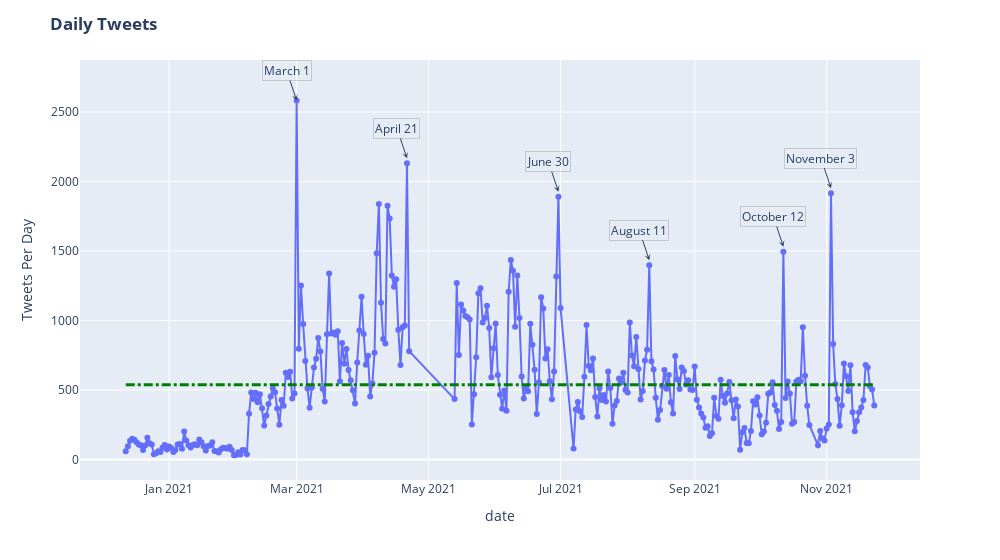

Notebook source saved alongside this figure:
### Markdown cell above
### Sentiment Over Time

### Code cell
import datetime

# Assuming df_tweets is already defined and contains a 'date' column
df_tweets['date'] = pd.to_datetime(df_tweets['date']).dt.date

# Count tweets per day
tweets_per_day = df_tweets.groupby('date').size().reset_index(name='Tweets Per Day')

# Create the plot using Plotly Express
fig = px.line(tweets_per_day, x='date', y='Tweets Per Day')

# Add a horizontal line representing the mean of tweet counts
mean_tweet_count = tweets_per_day['Tweets Per Day'].mean()
fig.add_shape(type="line",
    x0=tweets_per_day['date'].min(), y0=mean_tweet_count, x1=tweets_per_day['date'].max(), y1=mean_tweet_count,
    line=dict(
        color="Green",
        width=3,
        dash="dashdot",
    ),
    name='Mean',
)

# Update the traces to include markers
fig.update_traces(mode="markers+lines")

# Add annotations
annotations = [
    dict(
        x=datetime.datetime(2021, 3, 1), 
        y=tweets_per_day.loc[tweets_per_day['date'] == datetime.date(2021, 3, 1), 'Tweets Per Day'].values[0],
        text='March 1',
        showarrow=True,
        arrowhead=3,
        bordercolor="#c7c7c7"
    ),
    dict(
        x=datetime.datetime(2021, 4, 21), 
        y=tweets_per_day.loc[tweets_per_day['date'] == datetime.date(2021, 4, 21), 'Tweets Per Day'].values[0],
        text='April 21',
        showarrow=True,
        arrowhead=3,
        yshift=5,
        bordercolor="#c7c7c7"
    ),
    dict(
        x=datetime.datetime(2021, 6, 30), 
        y=tweets_per_day.loc[tweets_per_day['date'] == datetime.date(2021, 6, 30), 'Tweets Per Day'].values[0],
        text='June 30',
        showarrow=True,
        arrowhead=3,
        yshift=5,
        ay=-30,
        bordercolor="#c7c7c7"
    ),
    dict(
        x=datetime.datetime(2021, 8, 11), 
        y=tweets_per_day.loc[tweets_per_day['date'] == datetime.date(2021, 8, 11), 'Tweets Per Day'].values[0],
        text='August 11',
        showarrow=True,
        arrowhead=3,
        yshift=5,
        ay=-30,
        bordercolor="#c7c7c7"
    ),dict(
        x=datetime.datetime(2021, 10, 12), 
        y=tweets_per_day.loc[tweets_per_day['date'] == datetime.date(2021, 10, 12), 'Tweets Per Day'].values[0],
        text='October 12',
        showarrow=True,
        arrowhead=3,
        yshift=5,
        ay=-30,
        bordercolor="#c7c7c7"
    ),dict(
        x=datetime.datetime(2021, 11, 3), 
        y=tweets_per_day.loc[tweets_per_day['date'] == datetime.date(2021, 11, 3), 'Tweets Per Day'].values[0],
        text='November 3',
        showarrow=True,
        arrowhead=3,
        yshift=5,
        ay=-30,
        bordercolor="#c7c7c7"
    )
]

for annotation in annotations:
    fig.add_annotation(annotation)

# Update layout
fig.update_layout(
    title='<b>Daily Tweets<b>',
    hovermode='x unified',
    width=1000
)

# Show the plot
fig.show()

### Figure 1 — Plotly figure (JSON) as saved in the notebook; plotly's stock layout.template omitted (floating-point values rounded to 4 significant figures; data arrays with more than 128 entries replaced by an {"elided": "..."} marker saying what was removed)
{"data": [{"hovertemplate": "date=%{x}<br>Tweets Per Day=%{y}<extra></extra>", "legendgroup": "", "line": {"color": "#636efa", "dash": "solid"}, "marker": {"symbol": "circle"}, "mode": "markers+lines", "name": "", "orientation": "v", "showlegend": false, "type": "scatter", "x": {"elided": "319 str values"}, "xaxis": "x", "y": {"elided": "319 int values"}, "yaxis": "y"}], "layout": {"annotations": [{"arrowhead": 3, "bordercolor": "#c7c7c7", "showarrow": true, "text": "March 1", "x": "2021-03-01T00:00:00", "y": 2583}, {"arrowhead": 3, "bordercolor": "#c7c7c7", "showarrow": true, "text": "April 21", "x": "2021-04-21T00:00:00", "y": 2131, "yshift": 5}, {"arrowhead": 3, "ay": -30, "bordercolor": "#c7c7c7", "showarrow": true, "text": "June 30", "x": "2021-06-30T00:00:00", "y": 1891, "yshift": 5}, {"arrowhead": 3, "ay": -30, "bordercolor": "#c7c7c7", "showarrow": true, "text": "August 11", "x": "2021-08-11T00:00:00", "y": 1398, "yshift": 5}, {"arrowhead": 3, "ay": -30, "bordercolor": "#c7c7c7", "showarrow": true, "text": "October 12", "x": "2021-10-12T00:00:00", "y": 1495, "yshift": 5}, {"arrowhead": 3, "ay": -30, "bordercolor": "#c7c7c7", "showarrow": true, "text": "November 3", "x": "2021-11-03T00:00:00", "y": 1916, "yshift": 5}], "hovermode": "x unified", "legend": {"tracegroupgap": 0}, "margin": {"t": 60}, "shapes": [{"line": {"color": "Green", "dash": "dashdot", "width": 3}, "name": "Mean", "type": "line", "x0": "2020-12-12", "x1": "2021-11-23", "y0": 538.2, "y1": 538.2}], "title": {"text": "<b>Daily Tweets<b>"}, "width": 1000, "xaxis": {"anchor": "y", "domain": [0, 1], "title": {"text": "date"}}, "yaxis": {"anchor": "x", "domain": [0, 1], "title": {"text": "Tweets Per Day"}}}}
